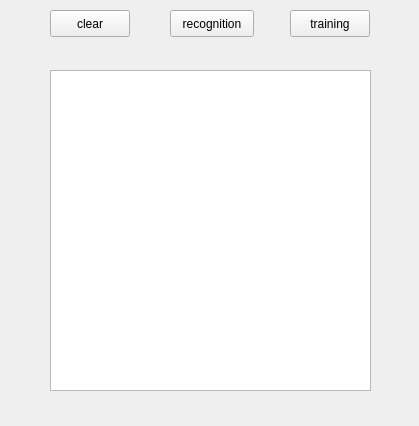
<?xml version="1.0" encoding="UTF-8"?>
<ui version="4.0">
 <class>Widget</class>
 <widget class="QWidget" name="Widget">
  <property name="geometry">
   <rect>
    <x>0</x>
    <y>0</y>
    <width>419</width>
    <height>426</height>
   </rect>
  </property>
  <property name="windowTitle">
   <string>Neural Network</string>
  </property>
  <widget class="QPushButton" name="predict">
   <property name="geometry">
    <rect>
     <x>170</x>
     <y>10</y>
     <width>84</width>
     <height>27</height>
    </rect>
   </property>
   <property name="text">
    <string>recognition</string>
   </property>
  </widget>
  <widget class="QPushButton" name="clear">
   <property name="geometry">
    <rect>
     <x>50</x>
     <y>10</y>
     <width>80</width>
     <height>27</height>
    </rect>
   </property>
   <property name="text">
    <string>clear</string>
   </property>
  </widget>
  <widget class="QGraphicsView" name="graphicsView">
   <property name="geometry">
    <rect>
     <x>50</x>
     <y>70</y>
     <width>321</width>
     <height>321</height>
    </rect>
   </property>
  </widget>
  <widget class="QPushButton" name="training">
   <property name="geometry">
    <rect>
     <x>290</x>
     <y>10</y>
     <width>80</width>
     <height>27</height>
    </rect>
   </property>
   <property name="text">
    <string>training</string>
   </property>
  </widget>
 </widget>
 <resources/>
 <connections/>
</ui>
